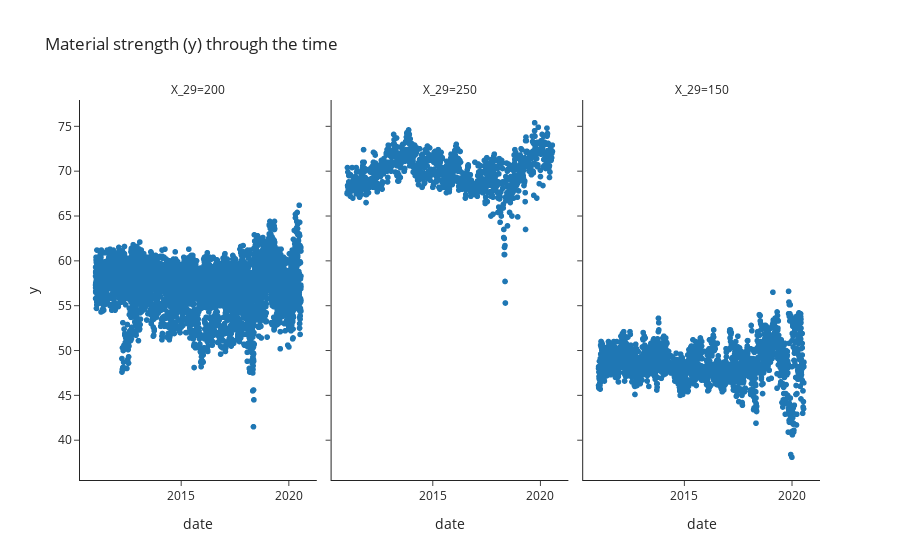

The cell this chart's notebook holds for it:
### Code cell
import plotly.express as px # separation of trends based on one category
fig = px.scatter(data, x='date', y='y', facet_col="X_29",
                 title="Material strength (y) through the time",
                 template="simple_white")
fig.show()

### Figure 1 — Plotly figure (JSON) as saved in the notebook; plotly's stock layout.template omitted (floating-point values rounded to 4 significant figures; data arrays with more than 128 entries replaced by an {"elided": "..."} marker saying what was removed)
{"data": [{"hovertemplate": "X_29=200<br>date=%{x}<br>y=%{y}<extra></extra>", "legendgroup": "", "marker": {"color": "#1F77B4", "symbol": "circle"}, "mode": "markers", "name": "", "showlegend": false, "type": "scattergl", "x": {"elided": "5646 str values"}, "xaxis": "x", "y": {"elided": "5646 float values"}, "yaxis": "y"}, {"hovertemplate": "X_29=250<br>date=%{x}<br>y=%{y}<extra></extra>", "legendgroup": "", "marker": {"color": "#1F77B4", "symbol": "circle"}, "mode": "markers", "name": "", "showlegend": false, "type": "scattergl", "x": {"elided": "966 str values"}, "xaxis": "x2", "y": {"elided": "966 float values"}, "yaxis": "y2"}, {"hovertemplate": "X_29=150<br>date=%{x}<br>y=%{y}<extra></extra>", "legendgroup": "", "marker": {"color": "#1F77B4", "symbol": "circle"}, "mode": "markers", "name": "", "showlegend": false, "type": "scattergl", "x": {"elided": "1888 str values"}, "xaxis": "x3", "y": {"elided": "1888 float values"}, "yaxis": "y3"}], "layout": {"annotations": [{"font": {}, "showarrow": false, "text": "X_29=200", "x": 0.16, "xanchor": "center", "xref": "paper", "y": 1, "yanchor": "bottom", "yref": "paper"}, {"font": {}, "showarrow": false, "text": "X_29=250", "x": 0.5, "xanchor": "center", "xref": "paper", "y": 1, "yanchor": "bottom", "yref": "paper"}, {"font": {}, "showarrow": false, "text": "X_29=150", "x": 0.84, "xanchor": "center", "xref": "paper", "y": 1, "yanchor": "bottom", "yref": "paper"}], "legend": {"tracegroupgap": 0}, "title": {"text": "Material strength (y) through the time"}, "xaxis": {"anchor": "y", "domain": [0, 0.32], "title": {"text": "date"}}, "xaxis2": {"anchor": "y2", "domain": [0.34, 0.66], "matches": "x", "title": {"text": "date"}}, "xaxis3": {"anchor": "y3", "domain": [0.68, 1.0], "matches": "x", "title": {"text": "date"}}, "yaxis": {"anchor": "x", "domain": [0, 1], "title": {"text": "y"}}, "yaxis2": {"anchor": "x2", "domain": [0, 1], "matches": "y", "showticklabels": false}, "yaxis3": {"anchor": "x3", "domain": [0, 1], "matches": "y", "showticklabels": false}}}
